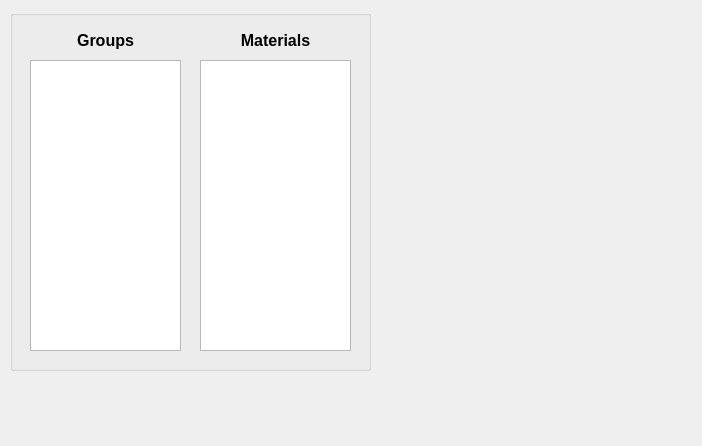
<?xml version="1.0" encoding="UTF-8"?>
<ui version="4.0">
 <class>MaterialWindow</class>
 <widget class="QDialog" name="MaterialWindow">
  <property name="geometry">
   <rect>
    <x>0</x>
    <y>0</y>
    <width>702</width>
    <height>446</height>
   </rect>
  </property>
  <property name="windowTitle">
   <string>Materials</string>
  </property>
  <widget class="QGroupBox" name="groupBox">
   <property name="geometry">
    <rect>
     <x>10</x>
     <y>10</y>
     <width>361</width>
     <height>361</height>
    </rect>
   </property>
   <property name="title">
    <string/>
   </property>
   <widget class="QListWidget" name="listWidget_2">
    <property name="geometry">
     <rect>
      <x>190</x>
      <y>50</y>
      <width>151</width>
      <height>291</height>
     </rect>
    </property>
    <property name="selectionMode">
     <enum>QAbstractItemView::ExtendedSelection</enum>
    </property>
   </widget>
   <widget class="QLabel" name="label_2">
    <property name="geometry">
     <rect>
      <x>190</x>
      <y>20</y>
      <width>151</width>
      <height>20</height>
     </rect>
    </property>
    <property name="font">
     <font>
      <pointsize>12</pointsize>
      <weight>75</weight>
      <bold>true</bold>
     </font>
    </property>
    <property name="text">
     <string>Materials</string>
    </property>
    <property name="alignment">
     <set>Qt::AlignCenter</set>
    </property>
   </widget>
   <widget class="QLabel" name="label">
    <property name="geometry">
     <rect>
      <x>20</x>
      <y>20</y>
      <width>151</width>
      <height>20</height>
     </rect>
    </property>
    <property name="font">
     <font>
      <pointsize>12</pointsize>
      <weight>75</weight>
      <bold>true</bold>
     </font>
    </property>
    <property name="text">
     <string>Groups</string>
    </property>
    <property name="alignment">
     <set>Qt::AlignCenter</set>
    </property>
   </widget>
   <widget class="QListWidget" name="listWidget">
    <property name="geometry">
     <rect>
      <x>20</x>
      <y>50</y>
      <width>151</width>
      <height>291</height>
     </rect>
    </property>
    <property name="selectionMode">
     <enum>QAbstractItemView::ExtendedSelection</enum>
    </property>
   </widget>
  </widget>
 </widget>
 <resources/>
 <connections/>
</ui>
